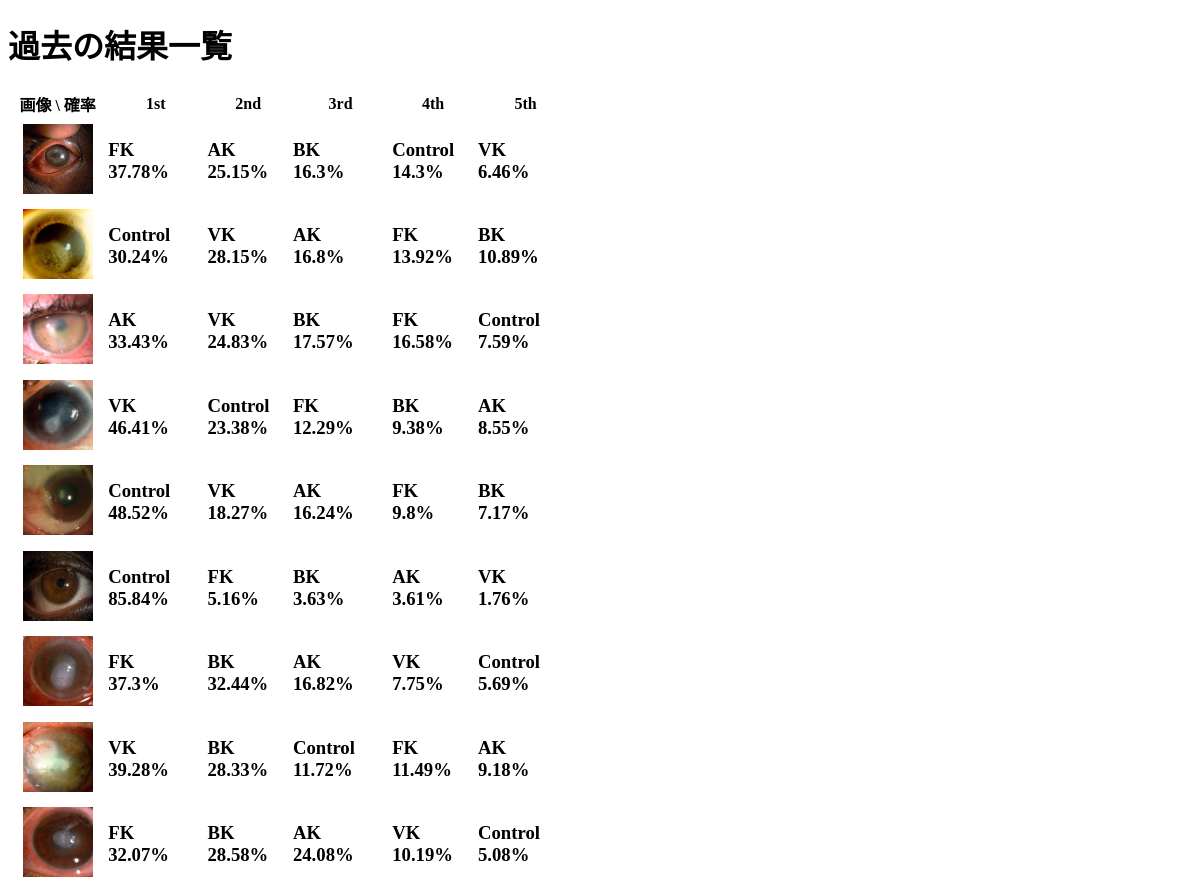
/flower/showall/ (upper part), run on an earlier commit of the app's database.
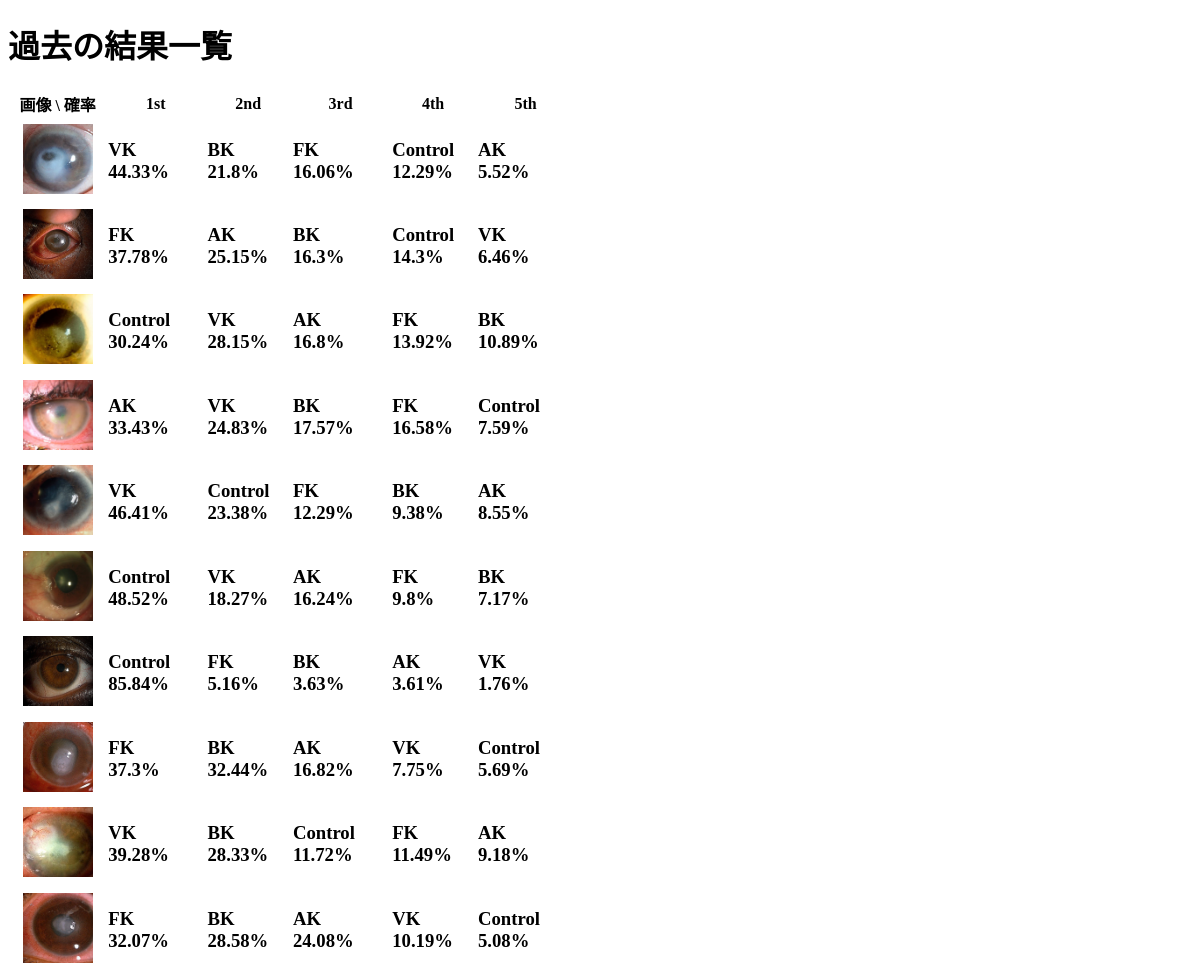
And on a later commit of the database.
### flower/models.py (models this page shows, shortened)
class Image(models.Model):
    picture = models.ImageField(upload_to="images/")
    title = models.CharField(max_length=200, default="picture")
    first_name = models.CharField(max_length=20, default="")
    second_name = models.CharField(max_length=20, default="")
    third_name = models.CharField(max_length=20, default="")
    fourth_name = models.CharField(max_length=20, default="")
    fifth_name = models.CharField(max_length=20, default="")
    first_value = models.FloatField(default=0)
    second_value = models.FloatField(default=0)
    third_value = models.FloatField(default=0)
    fourth_value = models.FloatField(default=0)
    fifth_value = models.FloatField(default=0)

### flower/views.py (the view)
# urls.py: path("showall/", views.showall, name="showall"),
def showall(request):
    images = Image.objects.all().order_by("-pk")
    context = {"images": images}
    return render(request, "flower/showall.html", context)

### flower/templates/flower/showall.html (shortened to what this page needs)
<!DOCTYPE html>
<html>
  <head>
  </head>
  <body>
    <h1>過去の結果一覧</h1>
    <table>
      <thead>
        <tr>
          <th>画像 \ 確率</th>
          <th>1st</th>
          <th>2nd</th>
          <th>3rd</th>
          <th>4th</th>
          <th>5th</th>
        </tr>
      </thead>
      <tbody>
        {% for image in images %}
        <tr>
          <th><img src="{{ image.picture.url }}" height="70" /></th>
          <td>
            <h3>
              {{ image.first_name }}<br />
              {{ image.first_value }}%
            </h3>
          </td>
          <td>
            <h3>
              {{ image.second_name }}<br />
              {{ image.second_value }}%
            </h3>
          </td>
          <td>
            <h3>
              {{ image.third_name }}<br />
              {{ image.third_value }}%
            </h3>
          </td>
          <td>
            <h3>
              {{ image.fourth_name }}<br />
              {{ image.fourth_value }}%
            </h3>
          </td>
          <td>
            <h3>
              {{ image.fifth_name }}<br />
              {{ image.fifth_value }}%
            </h3>
          </td>
        </tr>
        {% endfor %}
      </tbody>
    </table>
    <br />
    <br />
  </body>
</html>

What changed in the data, as far as the page shows it:
added Image: picture (picture), first_name "VK", first_value "44.33", second_name "BK", second_value "21.8", third_name "FK", third_value "16.06", fourth_name "Control", fourth_value "12.29", fifth_name "AK", fifth_value "5.52"
